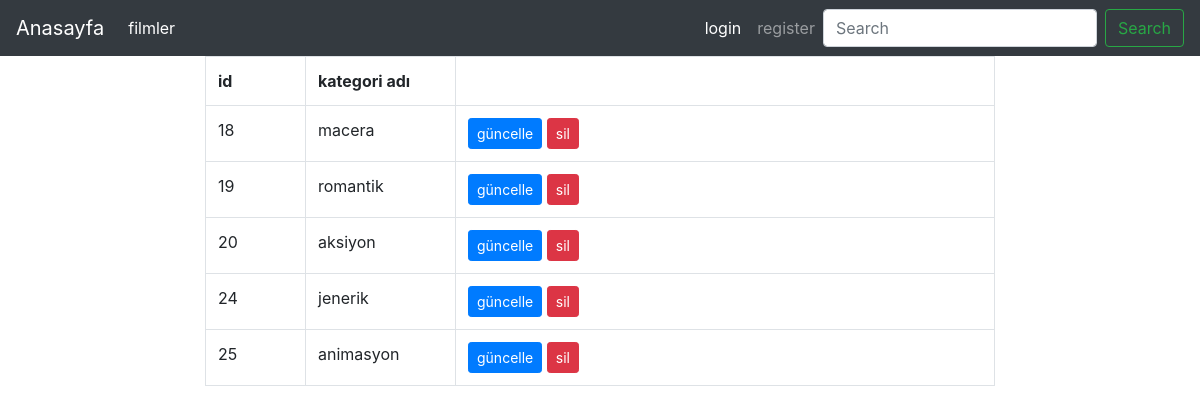
Page /BlogApp_Filmler/index6_blobcategories.php on the committed database.
### tables this page shows
CREATE TABLE `kategoriler` (
  `id` int(11) NOT NULL,
  `name` varchar(150) NOT NULL
);

### BlogApp_Filmler/index6_degiskenler(values).php (called while the page is built, shortened)
<?php
  function getcategories(){
    include "index2_baglanti_kontrol.php";
    $query="SELECT * FROM kategoriler";
    $result=mysqli_query($baglanti,$query);
    if(mysqli_num_rows($result)>0){
      return $result;
    }
      return null;
  }
?>

### BlogApp_Filmler/index6_blobcategories.php (the view, shortened to what this page needs)
<?php require "index6_header_kisim.php" ;
?>
   <div class="row">
  <div class="col-2"></div>
  <div class="col-8">
    <table class="table table-bordered">
        <tr>
            <th style="width: 100px;">id </th>
            <th style="width: 150px;">kategori adı</th>
        </tr>
            <?php $result=getcategories();
         while($categori=mysqli_fetch_assoc($result)): ?>
             <tr>
             <td><?php echo $categori["id"] ?></td>
            <td><?php echo $categori["name"] ?></td>
            <td> <a class="btn btn-primary btn-sm" href="index6_updatecategories.php?id=<?php echo $categori["id"]?>">güncelle</a>
            <a class="btn btn-danger btn-sm"  href="index6_delete_categories.php?id=<?php echo $categori["id"]  ?>">sil</a>
            </td>
            </tr>
            <?php endwhile; ?>
    </table>
  </div>
  <div class="col-2"></div>
</div>
<?php require "index6_footer_kisim.php" ?>

### BlogApp_Filmler/index6_header_kisim.php (style rules this page uses)
body { padding-top: 56px; }

### rows in the picture
kategoriler: id "18", name "macera"
kategoriler: id "19", name "romantik"
kategoriler: id "20", name "aksiyon"
kategoriler: id "24", name "jenerik"
kategoriler: id "25", name "animasyon"
